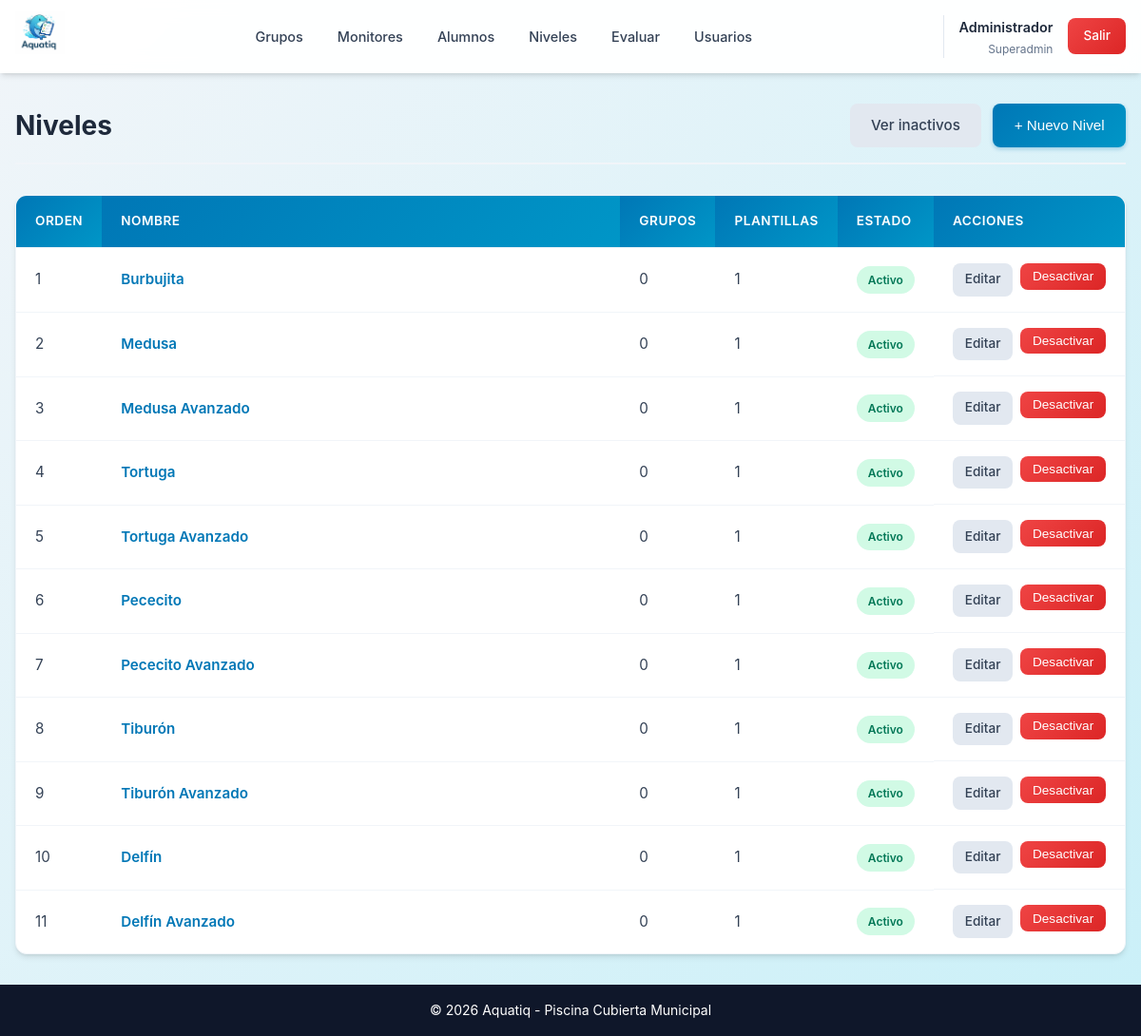
The app's page /admin/niveles.php (signed in), older data.
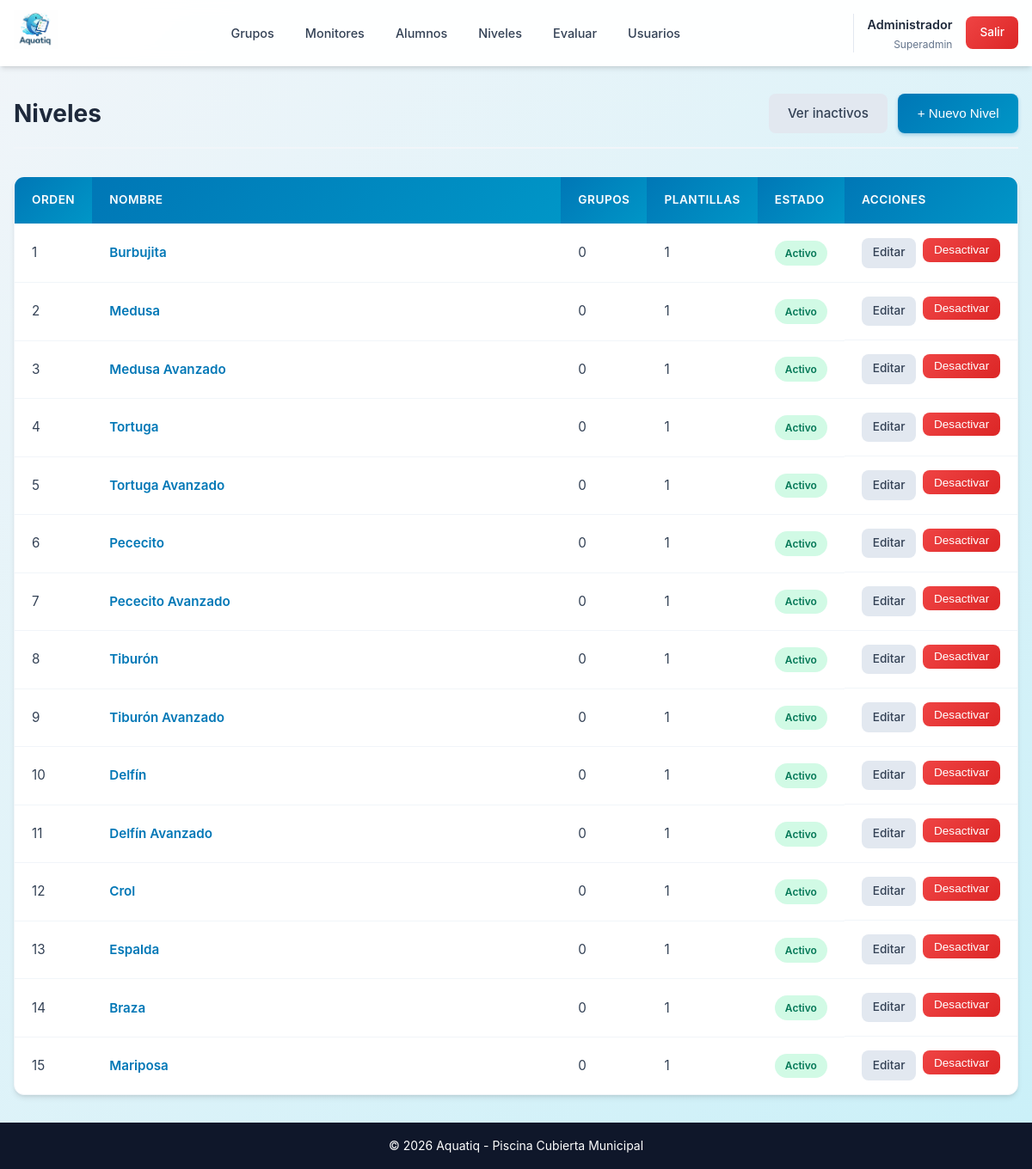
The same page, newer data.
### tables this page shows
CREATE TABLE `niveles` (
    `id` INT UNSIGNED AUTO_INCREMENT PRIMARY KEY,
    `nombre` VARCHAR(50) NOT NULL,
    `orden` INT UNSIGNED NOT NULL DEFAULT 0,
    `activo` TINYINT(1) DEFAULT 1,
    `created_at` TIMESTAMP DEFAULT CURRENT_TIMESTAMP
);

### includes/functions.php (called while the page is built, shortened)
<?php
function sanitize(string $input): string {
    return htmlspecialchars(trim($input), ENT_QUOTES, 'UTF-8');
}

### admin/niveles.php (the view, shortened to what this page needs)
<?php
$pdo = getDBConnection();
$showInactive = isset($_GET['inactive']);
$sql = "SELECT n.*,
        (SELECT COUNT(*) FROM grupos g WHERE g.nivel_id = n.id) as total_grupos,
        (SELECT COUNT(*) FROM plantillas_evaluacion p WHERE p.nivel_id = n.id) as total_plantillas
        FROM niveles n";
if (!$showInactive) {
    $sql .= " WHERE n.activo = 1";
}
$sql .= " ORDER BY n.orden ASC, n.nombre ASC";
$niveles = $pdo->query($sql)->fetchAll();
include INCLUDES_PATH . '/header.php';
?>
<div class="page-header">
    <h1><i class="iconoir-stats-up-square"></i> Niveles</h1>
    <div class="actions">
        <?php if ($showInactive): ?>
        <a href="/admin/niveles.php" class="btn btn-secondary">Ver solo activos</a>
        <?php else: ?>
        <a href="/admin/niveles.php?inactive=1" class="btn btn-secondary">Ver inactivos</a>
        <?php endif; ?>
        <button type="button" class="btn btn-primary" onclick="document.getElementById('modal-crear').showModal()">
            + Nuevo Nivel
        </button>
    </div>
</div>
<?php if (count($niveles) > 0): ?>
<div class="table-container">
    <table class="table">
        <thead>
            <tr>
                <th width="60">Orden</th>
                <th>Nombre</th>
                <th width="100">Grupos</th>
                <th width="100">Plantillas</th>
                <th width="100">Estado</th>
                <th width="150">Acciones</th>
            </tr>
        </thead>
        <tbody>
            <?php foreach ($niveles as $nivel): ?>
            <tr>
                <td><?= $nivel['orden'] ?></td>
                <td><a href="/admin/nivel.php?id=<?= $nivel['id'] ?>" style="font-weight: 600; color: var(--primary);"><?= sanitize($nivel['nombre']) ?></a></td>
                <td><?= $nivel['total_grupos'] ?></td>
                <td><?= $nivel['total_plantillas'] ?></td>
                <td>
                    <?php if ($nivel['activo']): ?>
                    <span class="badge badge-success">Activo</span>
                    <?php else: ?>
                    <span class="badge badge-danger">Inactivo</span>
                    <?php endif; ?>
                </td>
                <td class="actions">
                    <a href="/admin/nivel.php?id=<?= $nivel['id'] ?>" class="btn btn-sm btn-secondary">Editar</a>
                    <?php if ($nivel['activo']): ?>
                    <form method="POST" style="display:inline;">
                        <button type="submit" class="btn btn-sm btn-danger" data-confirm="¿Desactivar este nivel?">Desactivar</button>
                    </form>
                    <?php endif; ?>
                </td>
            </tr>
            <?php endforeach; ?>
        </tbody>
    </table>
</div>
<?php endif; ?>
<?php include INCLUDES_PATH . '/footer.php'; ?>

Row changes from the older to the newer data that the page shows:
added niveles: orden "12", nombre "Crol", total_grupos "0", total_plantillas "1", activo "Activo"
added niveles: orden "13", nombre "Espalda", total_grupos "0", total_plantillas "1", activo "Activo"
added niveles: orden "14", nombre "Braza", total_grupos "0", total_plantillas "1", activo "Activo"
added niveles: orden "15", nombre "Mariposa", total_grupos "0", total_plantillas "1", activo "Activo"
